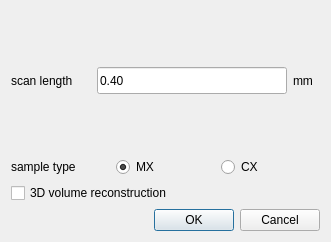
<?xml version="1.0" encoding="UTF-8"?>
<ui version="4.0">
 <class>Dialog</class>
 <widget class="QDialog" name="Dialog">
  <property name="geometry">
   <rect>
    <x>0</x>
    <y>0</y>
    <width>331</width>
    <height>242</height>
   </rect>
  </property>
  <property name="windowTitle">
   <string>Dialog</string>
  </property>
  <layout class="QGridLayout" name="gridLayout">
   <item row="2" column="0">
    <layout class="QHBoxLayout" name="layout_explore">
     <item>
      <widget class="QCheckBox" name="check_along">
       <property name="text">
        <string>3D volume reconstruction</string>
       </property>
       <property name="checked">
        <bool>false</bool>
       </property>
      </widget>
     </item>
    </layout>
   </item>
   <item row="1" column="0">
    <layout class="QHBoxLayout" name="layout_method">
     <item>
      <widget class="QLabel" name="label_method">
       <property name="text">
        <string>sample type</string>
       </property>
      </widget>
     </item>
     <item>
      <widget class="QRadioButton" name="check_dozor">
       <property name="text">
        <string>MX</string>
       </property>
       <property name="checked">
        <bool>true</bool>
       </property>
      </widget>
     </item>
     <item>
      <widget class="QRadioButton" name="check_colspot">
       <property name="text">
        <string>CX</string>
       </property>
      </widget>
     </item>
    </layout>
   </item>
   <item row="3" column="0">
    <widget class="QDialogButtonBox" name="buttonBox">
     <property name="orientation">
      <enum>Qt::Horizontal</enum>
     </property>
     <property name="standardButtons">
      <set>QDialogButtonBox::Cancel|QDialogButtonBox::Ok</set>
     </property>
    </widget>
   </item>
   <item row="0" column="0">
    <layout class="QHBoxLayout" name="layout_length">
     <item>
      <widget class="QLabel" name="label_length">
       <property name="minimumSize">
        <size>
         <width>80</width>
         <height>27</height>
        </size>
       </property>
       <property name="text">
        <string>scan length</string>
       </property>
      </widget>
     </item>
     <item>
      <widget class="QLineEdit" name="scan_length_ledit">
       <property name="minimumSize">
        <size>
         <width>10</width>
         <height>27</height>
        </size>
       </property>
       <property name="text">
        <string>0.40</string>
       </property>
      </widget>
     </item>
     <item>
      <widget class="QLabel" name="label_unit">
       <property name="minimumSize">
        <size>
         <width>27</width>
         <height>27</height>
        </size>
       </property>
       <property name="text">
        <string>mm</string>
       </property>
      </widget>
     </item>
    </layout>
   </item>
  </layout>
 </widget>
 <resources/>
 <connections>
  <connection>
   <sender>buttonBox</sender>
   <signal>accepted()</signal>
   <receiver>Dialog</receiver>
   <slot>accept()</slot>
   <hints>
    <hint type="sourcelabel">
     <x>248</x>
     <y>254</y>
    </hint>
    <hint type="destinationlabel">
     <x>157</x>
     <y>274</y>
    </hint>
   </hints>
  </connection>
  <connection>
   <sender>buttonBox</sender>
   <signal>rejected()</signal>
   <receiver>Dialog</receiver>
   <slot>reject()</slot>
   <hints>
    <hint type="sourcelabel">
     <x>316</x>
     <y>260</y>
    </hint>
    <hint type="destinationlabel">
     <x>286</x>
     <y>274</y>
    </hint>
   </hints>
  </connection>
 </connections>
</ui>
